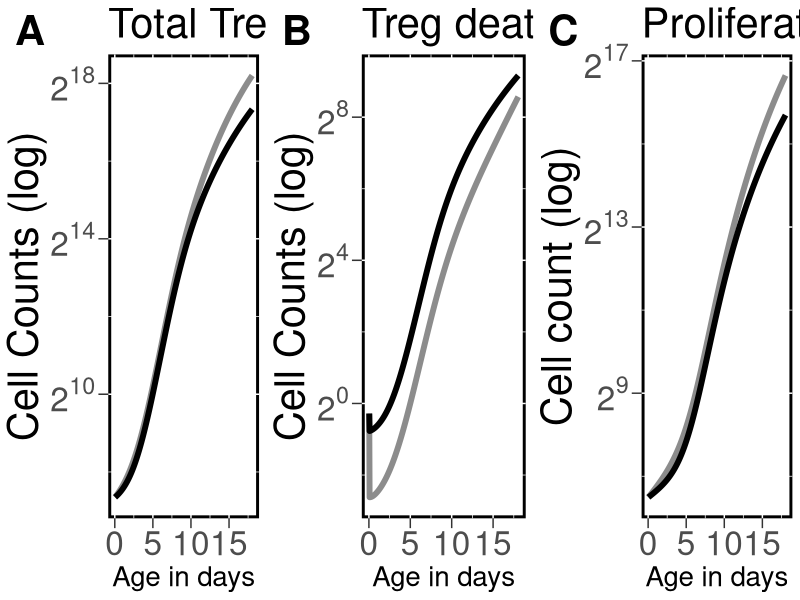

Write the R code that produced this figure.
library(ggplot2)
library(MASS)
library(scales)
library(ggpubr)
library(rstudioapi)
library(scales)
if (rstudioapi::isAvailable()) {
  script_path <- rstudioapi::getActiveDocumentContext()$path
  setwd(dirname(script_path))
}

WTevery = read.csv("../../Data/ModelOutputEverythingWT_final.csv")
KOevery = read.csv("../../Data/ModelOutputEverythingKO_final.csv")
WTevery$hour = 1:nrow(WTevery)/24
KOevery$hour = 1:nrow(KOevery)/24

lineWT = 2
lineKO = 2
panelSize = 2
xAxisSize = 20
yAxisSize = 30
TitleSize = 30
tixkSize = 30



TregLoss = ggplot() +
  geom_line(data=WTevery, aes(x=hour, y=TregLoss), colour = "#8c8c8cff", lwd = lineWT)+
  geom_line(data=KOevery, aes(x = hour, y=TregLoss), colour = "black", lwd = lineKO)+
  theme(panel.background = element_rect(fill = "white", colour = "black", size = panelSize),
        # legend.key = element_rect(fill = "white", colour = "black"),
        # legend.background = (element_rect(colour= "black", fill = "white")),
        axis.title.x = element_text( colour="black", size=xAxisSize),
        axis.title.y = element_text( colour = "black", size = yAxisSize),
        plot.title = element_text(lineheight=.8,  size = TitleSize),
        axis.ticks.length=unit(.25, "cm"),
        text = element_text(size=tixkSize))+
  labs(titles = "Treg death rate", x = "Age in days", y = "Cell Counts (log)")+
  scale_y_continuous(
    trans  = "log2",
    breaks = breaks_log(n = 4, base = 2),
    labels = function(x) {
      exps <- round(log2(x))            # get the exponent for each break
      parse(text = paste0("2^", exps))  # build expressions 2^6, 2^8, ...
    }
  )



#------------------------------------------------------------------------
#                             Proliferation
#------------------------------------------------------------------------

TregProl = ggplot(data=WTevery, aes(x=hour, y=ProlTregs)) +
  geom_line(colour = "#8c8c8cff",lwd = lineWT)+
  geom_line(data = KOevery, aes(x = hour, y=ProlTregs), colour = "black", lwd = lineKO)+
  # scale_y_continuous(limits = c(0,30))
  theme(panel.background = element_rect(fill = "white", colour = "black", size = panelSize),
        legend.key = element_rect(fill = "white", colour = "black"),
        legend.background = (element_rect(colour= "black", fill = "white")),
        axis.title.x = element_text( colour="black", size=xAxisSize),
        axis.title.y = element_text( colour = "black", size = yAxisSize),
        plot.title = element_text(lineheight=.8,  size = TitleSize),
        axis.ticks.length=unit(.25, "cm"),
        text = element_text(size=tixkSize))+
  labs(titles = "Proliferating Tregs", x = "Age in days", y = "Cell count (log)")+
  scale_y_continuous(
    trans  = "log2",
    breaks = breaks_log(n = 4, base = 2),
    labels = function(x) {
      exps <- round(log2(x))            # get the exponent for each break
      parse(text = paste0("2^", exps))  # build expressions 2^6, 2^8, ...
    }
  )

TotalTreg = ggplot() +
  geom_line(data=WTevery, aes(x=hour, y=TregCT), colour = "#8c8c8cff", lwd = lineWT)+
  geom_line(data=KOevery, aes(x = hour, y=TregCT), colour = "black", lwd = lineKO)+
  theme(panel.background = element_rect(fill = "white", colour = "black", size = panelSize),
        # legend.key = element_rect(fill = "white", colour = "black"),
        # legend.background = (element_rect(colour= "black", fill = "white")),
        axis.title.x = element_text( colour="black", size=xAxisSize),
        axis.title.y = element_text( colour = "black", size = yAxisSize),
        plot.title = element_text(lineheight=.8,  size = TitleSize),
        axis.ticks.length=unit(.25, "cm"),
        text = element_text(size=tixkSize))+
  labs(titles = "Total Tregs", x = "Age in days", y = "Cell Counts (log)")+
  scale_y_continuous(
    trans  = "log2",
    breaks = breaks_log(n = 4, base = 2),
    labels = function(x) {
      exps <- round(log2(x))            # get the exponent for each break
      parse(text = paste0("2^", exps))  # build expressions 2^6, 2^8, ...
    }
  )


TregDys = ggarrange(TotalTreg, TregLoss, TregProl,
                  ncol = 3, nrow = 1,
                  labels = c("A", "B", "C"),
                  font.label = list(size = 30))




ggsave(file = "../../Plots/SF1/TregDys.pdf", 
       TregDys,
       height = 6,
       width = 18)
